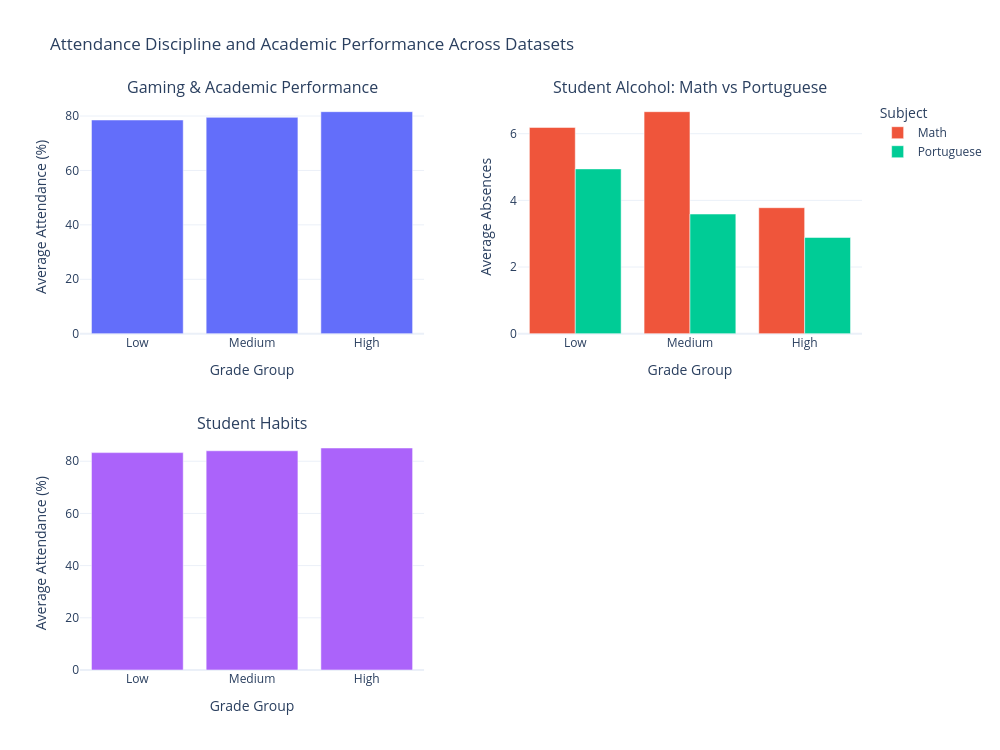

The notebook cell this image was saved under:
### Markdown cell above
## Substantiation 2: Attendance/Absence

 Student with better academic discipline tend to perform better in academic performance.

### Code cell
%run plots/attendance_plot.ipynb

### Figure 1 — Plotly figure (JSON) as saved in the notebook; plotly's stock layout.template omitted (floating-point values rounded to 4 significant figures)
{"data": [{"showlegend": false, "type": "bar", "x": ["Low", "Medium", "High"], "xaxis": "x", "y": [78.55, 79.52, 81.6], "yaxis": "y"}, {"name": "Math", "type": "bar", "x": ["Low", "Medium", "High"], "xaxis": "x2", "y": [6.188, 6.661, 3.78], "yaxis": "y2"}, {"name": "Portuguese", "type": "bar", "x": ["Low", "Medium", "High"], "xaxis": "x2", "y": [4.944, 3.59, 2.887], "yaxis": "y2"}, {"showlegend": false, "type": "bar", "x": ["Low", "Medium", "High"], "xaxis": "x3", "y": [83.3, 84.01, 85.08], "yaxis": "y3"}], "layout": {"annotations": [{"font": {"size": 16}, "showarrow": false, "text": "Gaming & Academic Performance", "x": 0.22, "xanchor": "center", "xref": "paper", "y": 1, "yanchor": "bottom", "yref": "paper"}, {"font": {"size": 16}, "showarrow": false, "text": "Student Alcohol: Math vs Portuguese", "x": 0.78, "xanchor": "center", "xref": "paper", "y": 1, "yanchor": "bottom", "yref": "paper"}, {"font": {"size": 16}, "showarrow": false, "text": "Student Habits", "x": 0.22, "xanchor": "center", "xref": "paper", "y": 0.41, "yanchor": "bottom", "yref": "paper"}], "barmode": "group", "height": 750, "legend": {"title": {"text": "Subject"}}, "title": {"text": "Attendance Discipline and Academic Performance Across Datasets"}, "width": 1000, "xaxis": {"anchor": "y", "domain": [0, 0.44], "title": {"text": "Grade Group"}}, "xaxis2": {"anchor": "y2", "domain": [0.56, 1], "title": {"text": "Grade Group"}}, "xaxis3": {"anchor": "y3", "domain": [0, 0.44], "title": {"text": "Grade Group"}}, "xaxis4": {"anchor": "y4", "domain": [0.56, 1], "title": {"text": "Grade Group"}}, "yaxis": {"anchor": "x", "domain": [0.59, 1], "title": {"text": "Average Attendance (%)"}}, "yaxis2": {"anchor": "x2", "domain": [0.59, 1], "title": {"text": "Average Absences"}}, "yaxis3": {"anchor": "x3", "domain": [0, 0.41], "title": {"text": "Average Attendance (%)"}}, "yaxis4": {"anchor": "x4", "domain": [0, 0.41]}}}
